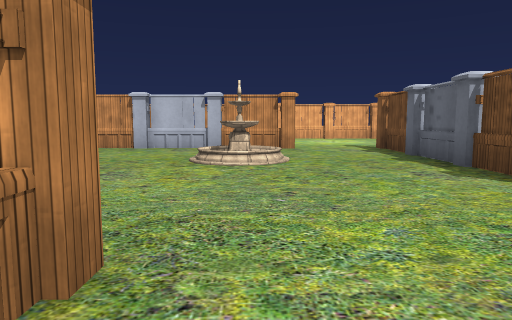
view 1 (above)

24 first-person views from a walk through a 3-D level made in the Unity game engine. The camera is 1.4 m above the floor, tilts 6° down and sees 70° across. The floor is counted in squares, 2 m on a side. Each view is taken from the middle of a square. On the plan, view 1 faces up. The plan holds only what a view shows up to about 11 squares ahead; the rest is blank. The place goes on beyond the plan. The player character is not drawn. Some animated figures are not drawn. Some surface patterns are stand-ins.

view 2
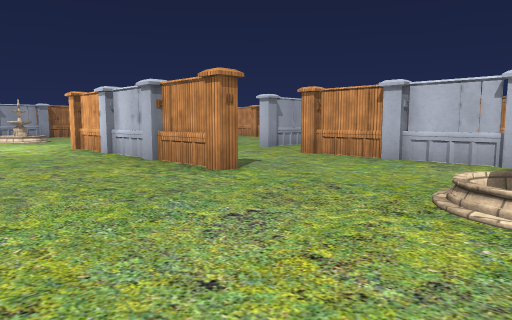

view 3
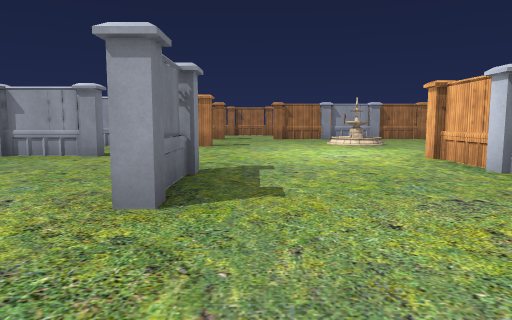

view 4
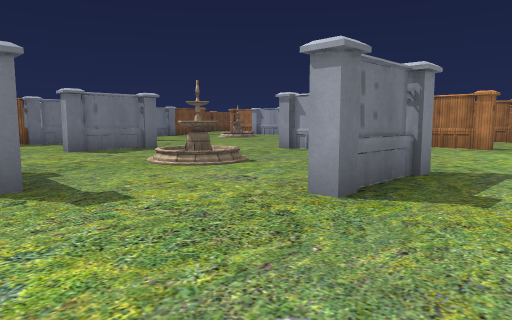

view 5
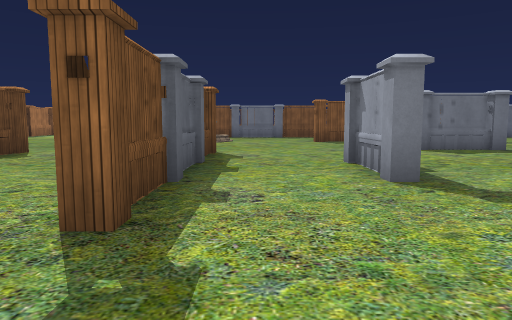

view 6
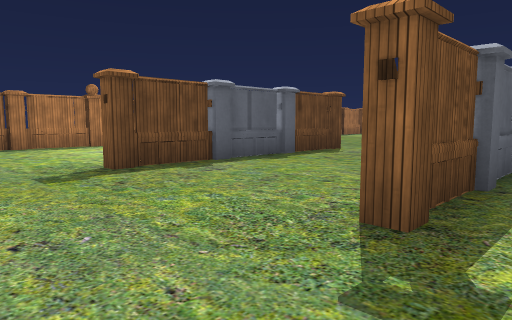

view 7
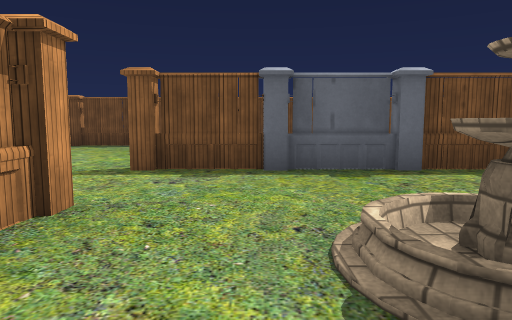

view 8
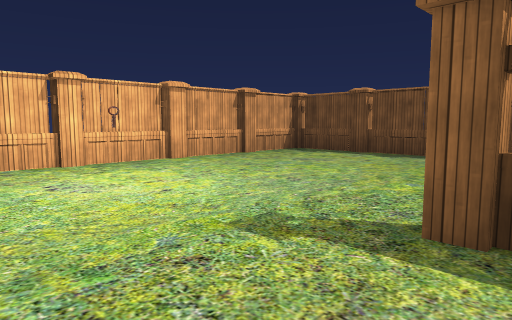

view 9
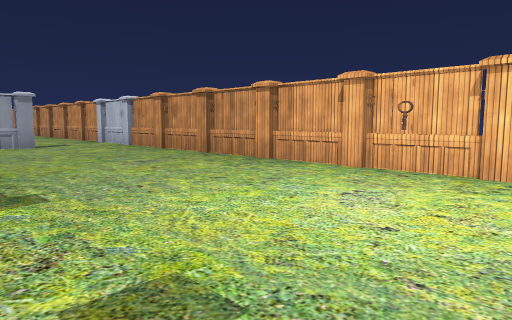

view 10
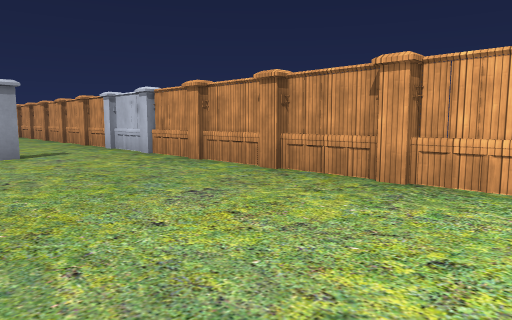

view 11
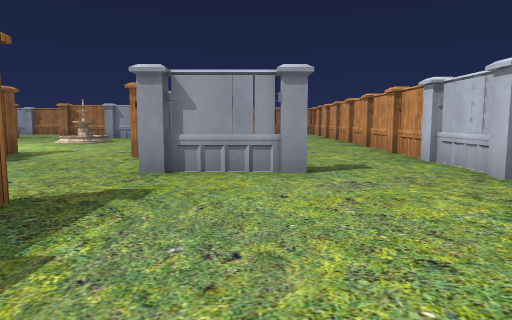

view 12
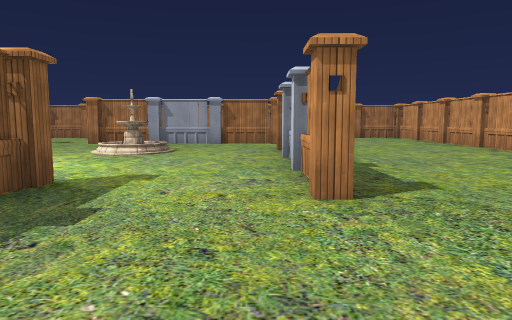

view 13
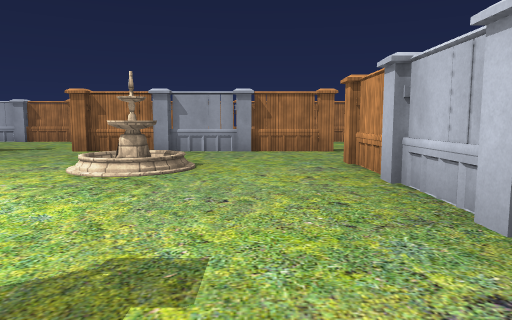

view 14
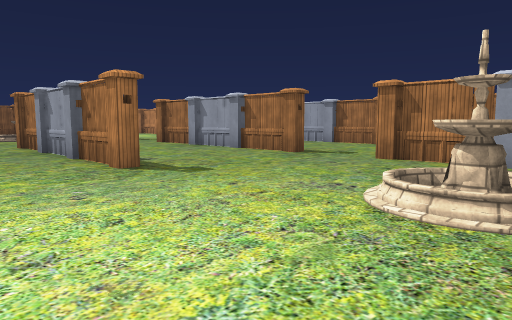

view 15
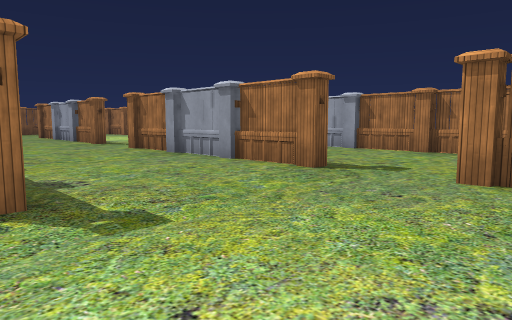

view 16
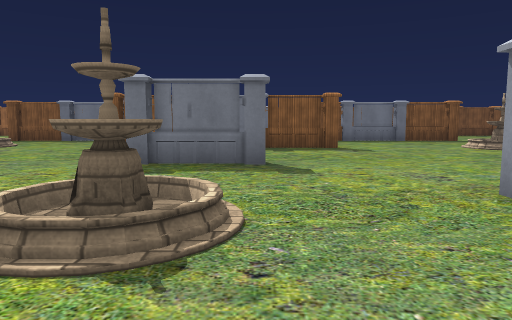

view 17
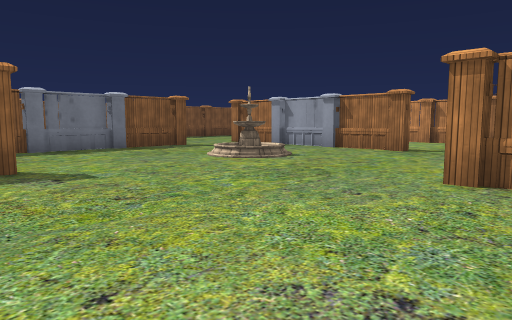

view 18
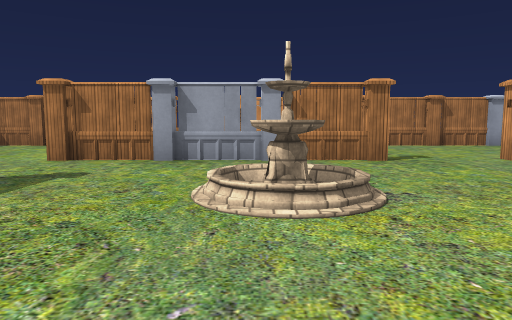

view 19
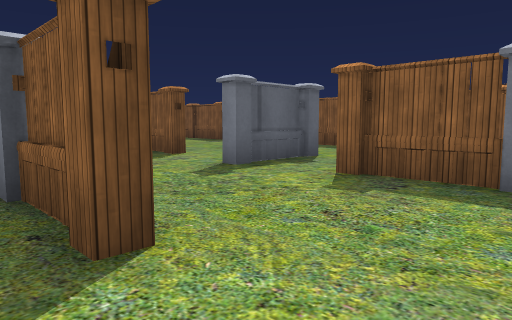

view 20
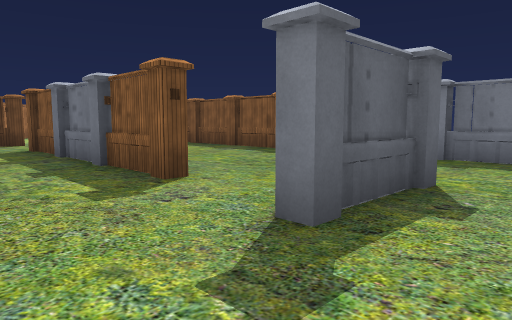

view 21
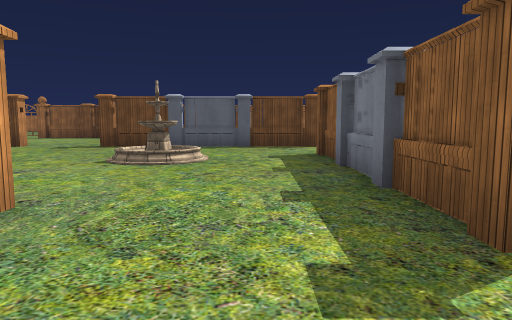

view 22
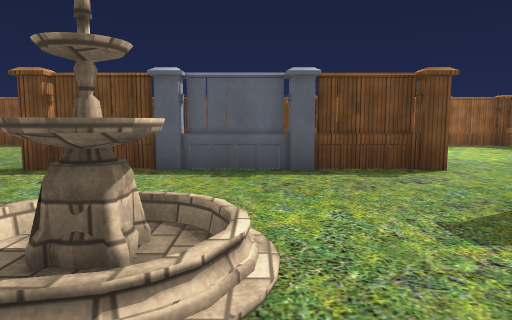

view 23
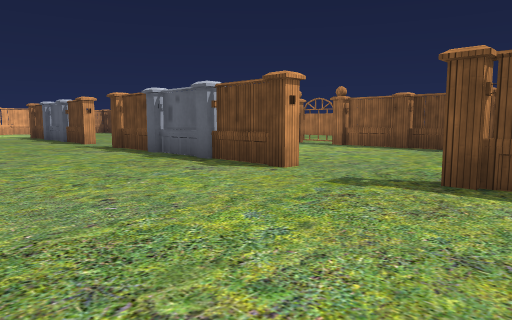

view 24
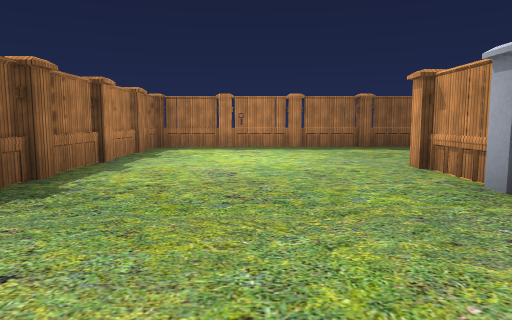

### Floor plan
Key: @ floor where view 1 was taken; # wall or solid block; . floor; / step, stairs or slope; = window, fence, low wall or low ledge; F fence; U fountain; O other object.
Columns run from 22 left of view 1 to 9 right of it. Each row starts with its distance up from view 1.
 15      F#F O#F#FOOFFF#F#F#F#F#F#.#
 14      ..........................F
 13      ..........................#
 12      ........  O...............F
 11        ........O.............. O
 10     ...#F###F....#F###F#....   O
  9     F....................F     F
  8     #....................F     F
  7     #.......FF#=#FF..UU..#     F
  6     #  UU.............U..#     F
  5 O   F....................F     O
  4 O   #....................F     O
  3 F............................  F
  2 #.............#O#..............#
  1 F...F...F............F...F.....F
  0 #.. F...F............#@..F   ..F
 -1 O   #...#..O...U..O..#...#    .F
 -2 #.  #...#..O...U..O..#...#  ...#
 -3 F.. F...F............F...F ....F
 -4 #...#...F............#...F.....#
 -5 F.............#O#..............F
 -6 # ............. .............  #
 -7 O ..#.......... .........F. .  O
 -8 O   F..U/...... .........F.... F
 -9 O   #..UU...#F###F...UU..#.....F
-10 O   #.................U..#.....F
-11 O   F....................F.....F
-12 O   F..FF#=FF..O.FF#=#FF.F.....F
-13 O   ...      ..O....    .......F
-14 F ...         .O....     ......F
-15 F...          .......    ......F
-16 F.            ......... .......F
-17 F            F.O.FO#F#. F#F#F#.F

Where each view was taken, in squares from view 1:
view 1: 0 up, 0 right, facing up
view 2: 3 up, 0 right, facing up-left
view 3: 3 up, 3 left, facing left
view 4: 4 up, 3 left, facing down-left
view 5: 4 up, 2 left, facing down
view 6: 4 up, 2 left, facing down-right
view 7: 8 up, 2 left, facing right
view 8: 9 up, 1 right, facing up-right
view 9: 10 up, 4 right, facing up-left
view 10: 11 up, 1 right, facing up-left
view 11: 12 up, 2 left, facing left
view 12: 9 up, 6 left, facing left
view 13: 8 up, 9 left, facing left
view 14: 7 up, 11 left, facing down-left
view 15: 5 up, 13 left, facing down-left
view 16: 1 up, 8 left, facing down
view 17: 3 down, 9 left, facing down-left
view 18: 9 down, 11 left, facing left
view 19: 8 down, 12 left, facing down-right
view 20: 10 down, 9 left, facing down-right
view 21: 11 down, 7 left, facing right
view 22: 10 down, 2 left, facing right
view 23: 8 down, 1 left, facing up-right
view 24: 7 down, 6 right, facing down
